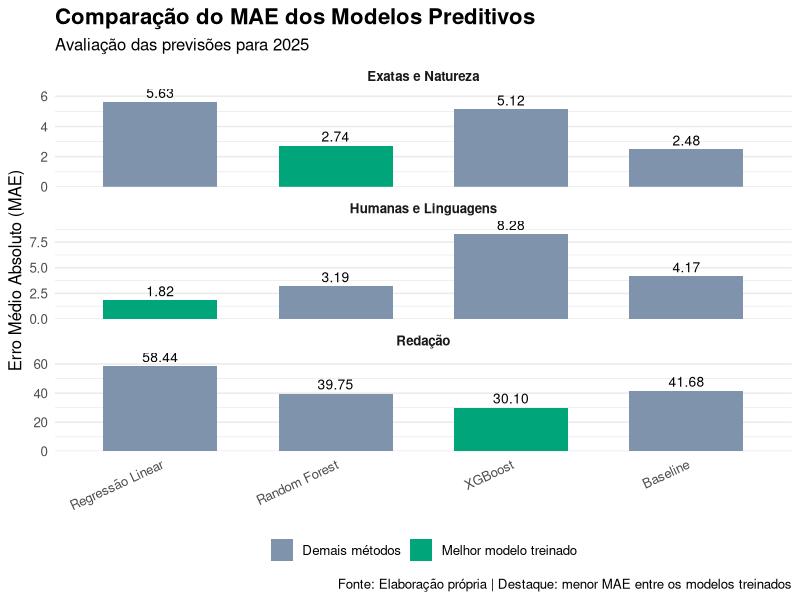
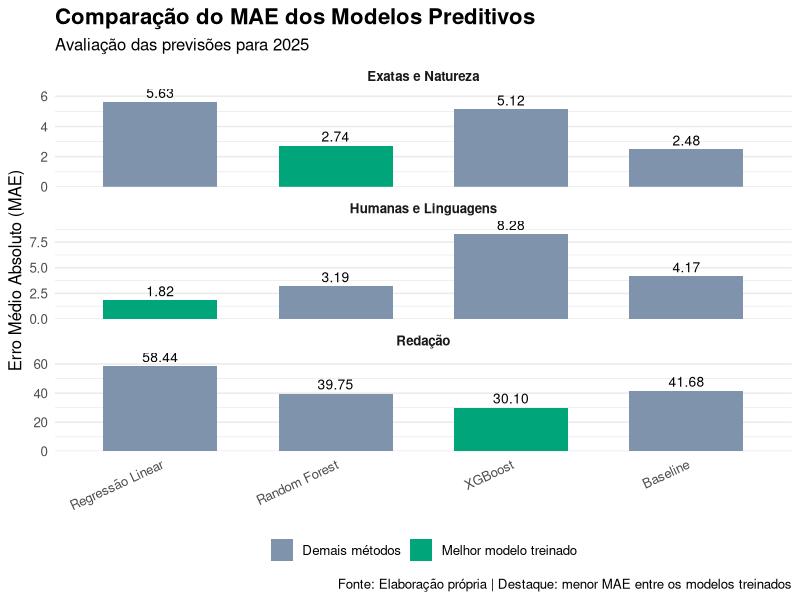

Recreate these plots in R, in order.
library(data.table)
library(ggplot2)

# Carregar os resultados dos modelos
dados <- fread("resultados/comparacao_modelos_2025.csv")

# Padronizar os nomes das categorias
dados[, CATEGORIA := as.character(CATEGORIA)]

dados[CATEGORIA == "MEDIA_HUMANAS",
      CATEGORIA := "Humanas e Linguagens"]

dados[CATEGORIA == "MEDIA_EXATAS",
      CATEGORIA := "Exatas e Natureza"]

dados[CATEGORIA == "MEDIA_REDACAO",
      CATEGORIA := "Redação"]

# Padronizar os nomes dos modelos
dados[, MODELO := as.character(MODELO)]

dados[grepl("linear", MODELO, ignore.case = TRUE),
      MODELO := "Regressão Linear"]

dados[grepl("forest", MODELO, ignore.case = TRUE),
      MODELO := "Random Forest"]

dados[grepl("xgboost", MODELO, ignore.case = TRUE),
      MODELO := "XGBoost"]

dados[grepl("baseline", MODELO, ignore.case = TRUE),
      MODELO := "Baseline"]

# Definir a ordem dos modelos
dados[, MODELO := factor(
  MODELO,
  levels = c(
    "Regressão Linear",
    "Random Forest",
    "XGBoost",
    "Baseline"
  )
)]

# Definir a ordem das categorias
dados[, CATEGORIA := factor(
  CATEGORIA,
  levels = c(
    "Exatas e Natureza",
    "Humanas e Linguagens",
    "Redação"
  )
)]

# Destacar o melhor modelo treinado de cada categoria
# O Baseline continua no gráfico apenas como referência
dados[, DESTAQUE := "Demais métodos"]

dados[
  CATEGORIA == "Exatas e Natureza" &
  MODELO == "Random Forest",
  DESTAQUE := "Melhor modelo treinado"
]

dados[
  CATEGORIA == "Humanas e Linguagens" &
  MODELO == "Regressão Linear",
  DESTAQUE := "Melhor modelo treinado"
]

dados[
  CATEGORIA == "Redação" &
  MODELO == "XGBoost",
  DESTAQUE := "Melhor modelo treinado"
]

# Criar o gráfico
grafico <- ggplot(
  dados,
  aes(
    x = MODELO,
    y = MAE,
    fill = DESTAQUE
  )
) +
  geom_col(width = 0.65) +
  geom_text(
    aes(label = sprintf("%.2f", MAE)),
    vjust = -0.4,
    size = 3.5
  ) +
  facet_wrap(
    ~ CATEGORIA,
    ncol = 1,
    scales = "free_y"
  ) +
  scale_fill_manual(
    values = c(
      "Melhor modelo treinado" = "#00A67A",
      "Demais métodos" = "#8093AD"
    )
  ) +
  scale_y_continuous(
    expand = expansion(mult = c(0, 0.15))
  ) +
  labs(
    title = "Comparação do MAE dos Modelos Preditivos",
    subtitle = "Avaliação das previsões para 2025",
    x = NULL,
    y = "Erro Médio Absoluto (MAE)",
    fill = NULL,
    caption = paste(
      "Fonte: Elaboração própria |",
      "Destaque: menor MAE entre os modelos treinados"
    )
  ) +
  theme_minimal(base_size = 12) +
  theme(
    plot.title = element_text(face = "bold", size = 16),
    strip.text = element_text(face = "bold"),
    legend.position = "bottom",
    axis.text.x = element_text(angle = 25, hjust = 1),
    panel.grid.major.x = element_blank()
  )

# Criar a pasta caso não exista
dir.create("graficos", showWarnings = FALSE)

# Salvar o gráfico
ggsave(
  "graficos/comparacao_mae_modelos_2025.png",
  plot = grafico,
  width = 12,
  height = 9,
  dpi = 300,
  bg = "white"
)

# Exibir
print(grafico)

cat("\nGráfico atualizado com sucesso!\n")
